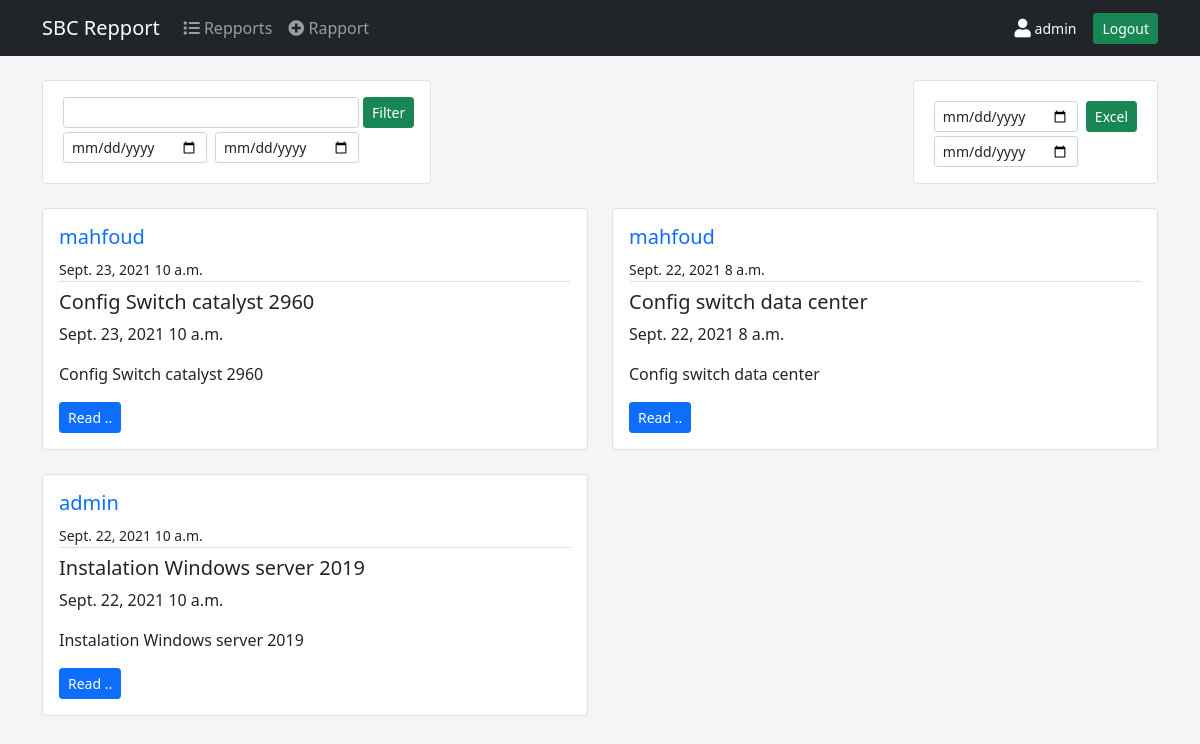
The page / (signed in) on the database its author committed.
### account/models.py (models this page shows, shortened)
class Account(AbstractBaseUser):
    email = models.EmailField( verbose_name='email address', max_length=255, unique=True )
    first_name = models.CharField(_("first name"), max_length=50)
    last_name = models.CharField(_("last name"), max_length=50)
    is_active = models.BooleanField(default=True)
    is_admin = models.BooleanField(default=False)
    objects = AccountManager()
    USERNAME_FIELD = 'email'
    REQUIRED_FIELDS = ['first_name','last_name']

### rapport/models.py (models this page shows, shortened)
class Rapport (models.Model):
    CHEF_DEP = 'CHEF_DEP'
    CHEF_SRV = 'CHEF_SRV'
    DI = 'DI'
    MAIL = 'MAIL'
    TR_INTR = 'TR_INTR'
    YEAR_IN_SCHOOL_CHOICES = [
        (CHEF_DEP, 'Par le Chef departement Informatique'),
        (CHEF_SRV, 'Par le Chef service IR&SI'),
        (DI, 'Par DI'),
        (MAIL, 'Par Mail'),
        (TR_INTR, 'Travaux Internes à La Structure'),
    ]
    author = models.ForeignKey(Account, verbose_name=_("author"), on_delete=models.CASCADE)
    date =  models.DateField(_("date"),  auto_now_add=False)
    starthour =  models.TimeField(_('start hour '))
    endhour =  models.TimeField(_('end hour '))
    title = models.TextField(_("title"))
    description = models.TextField(_("description"))
    equipment = models.TextField(_("equipment"))
    state_befor = models.TextField(_("state befor "),null=True,blank=True)
    state_after = models.TextField(_("state after "))
    device_used = models.TextField(_("Device Used"),null=True,blank=True)
    type_di = models.CharField(_("Type DI"),
        max_length=20,
        choices=YEAR_IN_SCHOOL_CHOICES,
        default=TR_INTR,
    )
    n_di = models.TextField(_("N° DI"),null=True,blank=True)
    note = models.TextField(_("note"),null=True,blank=True)

### rapport/views.py (the view)
# urls.py: path('', RapportListView.as_view(), name='rapport-list'),
class RapportListView(ListView):
    model = Rapport
    template_name = 'rapport/rapport_list.html'  # <app>/<model>_<viewtype>.html
    context_object_name = 'objects'
    ordering = ['-id']
    paginate_by = 6

### templates/rapport/rapport_list.html (shortened to what this page needs)
{% extends "base.html" %}
{% block content %}
    <div class="d-flex flex-row mt-4 justify-content-between  ">
        <form class="d-flex flex-row bg-white border p-3 rounded" action="{% url 'rapport:rapport-filter' %}">
            <div class="d-flex flex-column">
              <div class="mx-1">
                <input type="text" name="q" class="form-control form-control-sm" palceholder="Search">
              </div>
              <div class="d-flex flex-row">
              <div class="m-1">
                <input type="date" name="startdate" class="form-control form-control-sm">
              </div>
              <div class="m-1">
                <input type="date" name="enddate" class="form-control form-control-sm">
              </div>
            </div>
            </div>
              <div class="">
                <button class="btn btn-success btn-sm ">Filter</button>
              </div>
        </form>
        <form class="d-flex flex-row bg-white border p-3 rounded" action="{% url 'rapport:rapport-excel' %}">
            <div class="d-flex flex-column">
              <div class="m-1">
                <input type="date" name="startdate" class="form-control form-control-sm ">
              </div>
              <div class="mx-1">
                <input type="date" name="enddate" class="form-control form-control-sm">
              </div>
            </div>
             <div class="m-1">
                <button class="btn btn-success btn-sm ">Excel </button>
              </div>
        </form>
    </div>
    <div class=" mt-4  rounded ">
      <div class="row row-cols-1 row-cols-md-2 g-4">
    {% for post in objects %}
        <div class="col">
          <div class="card">
            <div class="card-body">
              <div class="border-bottom mb-2">
                <a class="mr-2 text-decoration-none" href="{% url 'rapport:user-rapports' post.author.id %}"> <h5>{{ post.author.first_name }}</h5></a>
                <small> {{ post.date }} {{post.starthour}} </small>
              </div>
              <h5 class="card-title">{{ post.title }}</h5>
              <p class="card-text">{{ post.date }} {{post.starthour}}</p>
              <p class="card-text">{{ post.description }}</p>
              <a href="{% url 'rapport:rapport-detail' post.id %}" class="btn btn-primary btn-sm">Read ..</a>
            </div>
          </div>
        </div>
    {% endfor %}
    </div>
      </div>
{% endblock content %}

### templates/base.html (shortened to what this page needs)
<!DOCTYPE html>
<html>
    <head>
        <link rel="stylesheet" href="">
         <link href="https://cdn.jsdelivr.net/npm/bootstrap@5.0.2/dist/css/bootstrap.min.css" rel="stylesheet">
         <link rel="stylesheet" href="https://cdnjs.cloudflare.com/ajax/libs/font-awesome/5.15.2/css/all.min.css" >
    </head>
    <body style="background-color:#f5f5f5;">
    <nav class="navbar navbar-expand-lg navbar-dark bg-dark">
        <div class="container">
            <a class="navbar-brand" href="#">SBC Repport </a>
            <div class="collapse navbar-collapse" id="navbarNav">
            <ul class="navbar-nav">
                <li class="nav-item">
                <a class="nav-link " aria-current="page" href="{% url 'rapport:rapport-list' %}"><i class="fas fa-list"></i> Repports</a>
                </li>
                <li class="nav-item">
                    <a class="nav-link" href="{% url 'rapport:rapport-create' %}"><i class="fas fa-plus-circle"></i> Rapport</a>
                </li>
            </ul>
            <ul class="navbar-nav  ms-auto">
                {% if request.user.is_authenticated %}
                  <li class="nav-item">
                      <a class="btn btn-dark btn-sm  mx-2"  href="#"><i class="fas fa-lg rounded  fa-user"></i> {{ request.user.first_name }}</a>
                  </li>
                  <li class="nav-item">
                      <a class="btn btn-success btn-sm" href="{% url 'logout' %}">Logout</a>
                  </li>
                {% endif %}
              </ul>
            </div>
        </div>
    </nav>
    <main role="main" class="container">
        {% block content %}{% endblock content %}
    </main>
    </body>
</html>

### rows shown on the page
Account: user.first_name "admin"
Rapport: author.first_name "mahfoud", date "Sept. 23, 2021", starthour "10 a.m.", title "Config Switch catalyst 2960", description "Config Switch catalyst 2960"
Rapport: author.first_name "mahfoud", date "Sept. 22, 2021", starthour "8 a.m.", title "Config switch data center", description "Config switch data center"
Rapport: author.first_name "admin", date "Sept. 22, 2021", starthour "10 a.m.", title "Instalation Windows server 2019", description "Instalation Windows server 2019"
